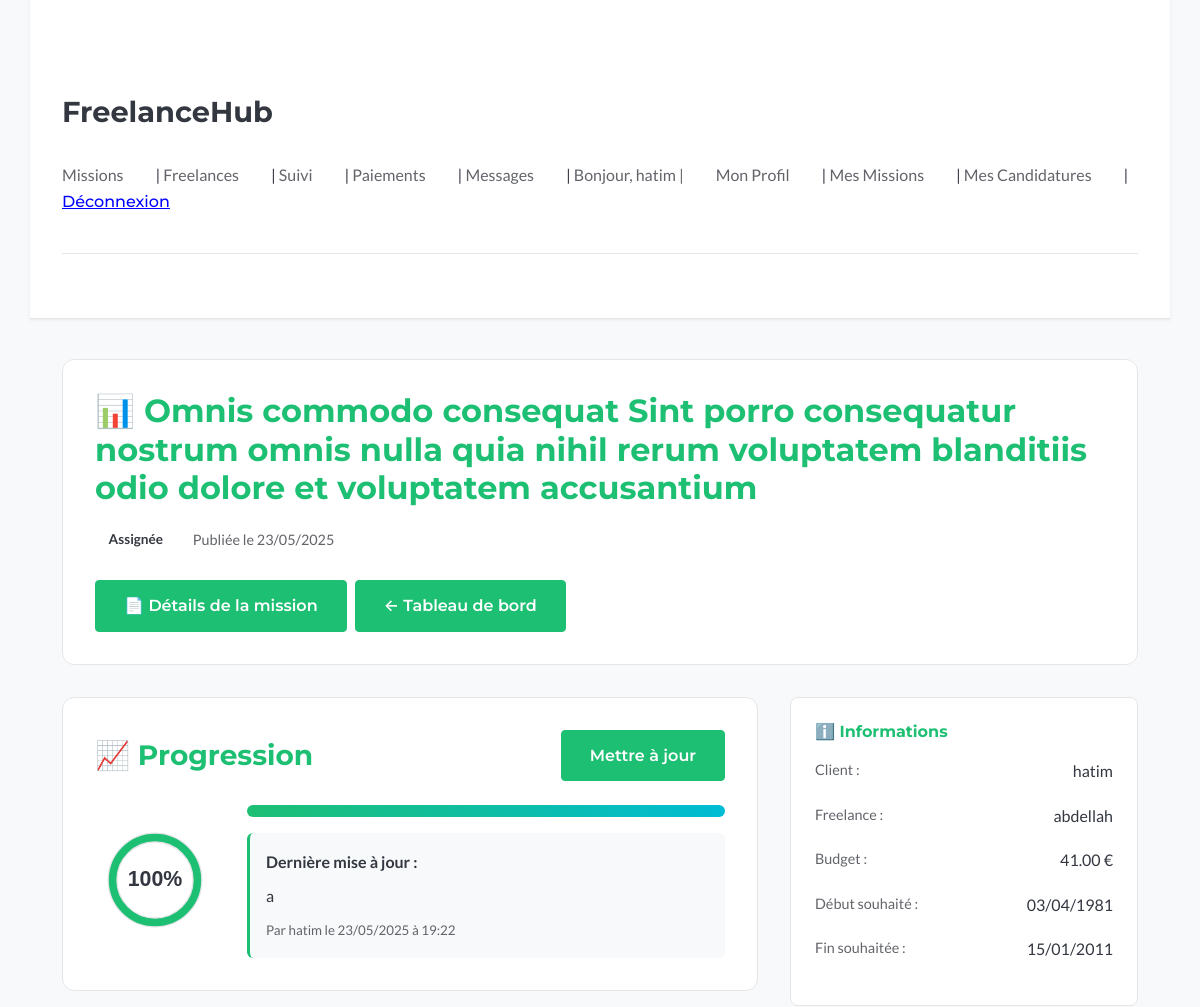
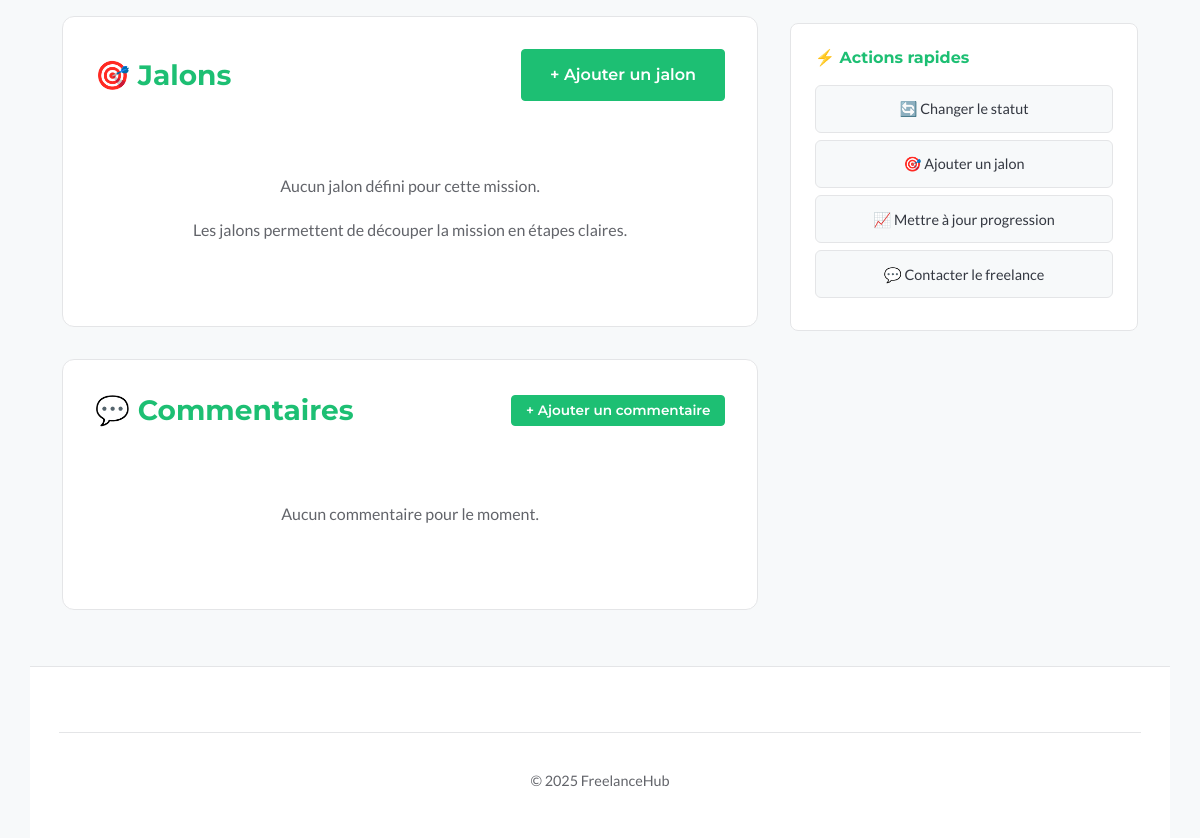
The app's page /missions/6/tracking/ (signed in) with its own data (2 pictures, top to bottom).
### missions/models.py (models this page shows, shortened)
class Mission(models.Model):
    client = models.ForeignKey(
        settings.AUTH_USER_MODEL,
        on_delete=models.CASCADE,  # Si le client est supprimé, ses missions aussi
        related_name="missions_publiees",
        verbose_name="Client",
    )
    titre = models.CharField(max_length=255, verbose_name="Titre de la mission")
    description = models.TextField(verbose_name="Description détaillée")
    competences_requises = models.TextField(
        blank=True, null=True, verbose_name="Compétences requises"
    )  # Ou ManyToMany vers un modèle Skill
    budget_propose = models.DecimalField(
        max_digits=10,
        decimal_places=2,
        blank=True,
        null=True,
        verbose_name="Budget proposé (€)",
    )
    duree_estimee = models.CharField(
        max_length=100, blank=True, null=True, verbose_name="Durée estimée"
    )  # Ex: "2 semaines", "1 mois"
    date_publication = models.DateTimeField(
        auto_now_add=True, verbose_name="Date de publication"
    )  # Se met automatiquement à la création
    date_limite_candidature = models.DateField(
        blank=True, null=True, verbose_name="Date limite pour postuler"
    )
    date_debut_souhaitee = models.DateField(
        blank=True, null=True, verbose_name="Date de début souhaitée"
    )
    date_fin_souhaitee = models.DateField(
        blank=True, null=True, verbose_name="Date de fin souhaitée"
    )
    statut = models.CharField(
        max_length=20,
        choices=MissionStatus.choices,
        default=MissionStatus.OPEN,
        verbose_name="Statut",
    )
    freelance_assigne = models.ForeignKey(
        settings.AUTH_USER_MODEL,
        on_delete=models.SET_NULL,  # Si le freelance est supprimé, la mission n'est plus assignée mais existe toujours
        related_name="missions_assignees",
        blank=True,  # Non obligatoire (au début, pas de freelance assigné)
        null=True,  # Peut être vide en BDD
        verbose_name="Freelance Assigné",
    )
    class Meta:
        verbose_name = "Mission"
        verbose_name_plural = "Missions"
        ordering = [
            "-date_publication"
        ]  # Ordonner par défaut les missions de la plus récente à la plus ancienne

class MissionProgress(models.Model):
    mission = models.OneToOneField(
        Mission,
        on_delete=models.CASCADE,
        related_name="progress",
        verbose_name="Mission",
    )
    pourcentage_completion = models.PositiveIntegerField(
        default=0,
        validators=[MinValueValidator(0), MaxValueValidator(100)],
        verbose_name="Pourcentage de completion (%)",
    )
    derniere_mise_a_jour = models.DateTimeField(
        auto_now=True, verbose_name="Dernière mise à jour"
    )
    mise_a_jour_par = models.ForeignKey(
        settings.AUTH_USER_MODEL,
        on_delete=models.SET_NULL,
        null=True,
        verbose_name="Mis à jour par",
    )
    description_avancement = models.TextField(
        blank=True, null=True, verbose_name="Description de l'avancement"
    )
    class Meta:
        verbose_name = "Progression de mission"
        verbose_name_plural = "Progressions de mission"

### missions/views.py (the view)
# urls.py: path('<int:pk>/tracking/', views.mission_tracking_detail, name='tracking_detail'),
@login_required
def mission_tracking_detail(request, pk):
    mission = get_object_or_404(Mission, pk=pk)
    if not (
        mission.client == request.user or mission.freelance_assigne == request.user
    ):
        messages.error(request, "Vous n'avez pas accès au suivi de cette mission.")
        return redirect("missions:list")
    progress, created = MissionProgress.objects.get_or_create(
        mission=mission,
        defaults={"pourcentage_completion": 0, "mise_a_jour_par": request.user},
    )
    milestones = mission.milestones.all().order_by("ordre", "date_prevue")
    comments = (
        mission.comments.filter(Q(auteur=request.user) | Q(est_prive=False))
        .select_related("auteur")
        .order_by("-date_creation")
    )
    status_updates = mission.status_updates.all().select_related("auteur")[:10]
    user_role = "client" if mission.client == request.user else "freelance"
    context = {
        "mission": mission,
        "progress": progress,
        "milestones": milestones,
        "comments": comments,
        "status_updates": status_updates,
        "user_role": user_role,
        "can_edit_progress": user_role == "freelance" or mission.client == request.user,
        "can_change_status": True,  # Les deux parties peuvent proposer des changements
    }
    return render(request, "missions/tracking_detail.html", context)

### missions/templates/missions/tracking_detail.html (shortened to what this page needs)
{% extends "base.html" %}
{% block content %}
  <div class="tracking-container">
    <div class="mission-header">
      <div class="mission-title">
        <h2>📊 {{ mission.titre }}</h2>
        <div class="mission-meta">
          <span class="mission-status status-{{ mission.statut|lower }}">
            {{ mission.get_statut_display }}
          </span>
          <span class="mission-date">Publiée le {{ mission.date_publication|date:"d/m/Y" }}</span>
        </div>
      </div>
      <div class="mission-actions">
        <a href="{% url 'missions:detail' mission.pk %}" class="button button-secondary">
          📄 Détails de la mission
        </a>
        <a href="{% url 'missions:tracking_dashboard' %}" class="button button-secondary">
          ← Tableau de bord
        </a>
      </div>
    </div>
    <div class="tracking-grid">
      <div class="main-column">
        <section class="progress-section">
          <div class="section-header">
            <h3>📈 Progression</h3>
            {% if can_edit_progress %}
              <a href="{% url 'missions:update_progress' mission.pk %}" class="button button-small">
                Mettre à jour
              </a>
            {% endif %}
          </div>
          <div class="progress-display">
            <div class="progress-circle">
              <svg viewBox="0 0 36 36" class="circular-chart">
                <path class="circle-bg" d="M18 2.0845
                  a 15.9155 15.9155 0 0 1 0 31.831
                  a 15.9155 15.9155 0 0 1 0 -31.831" />
                <path class="circle" stroke-dasharray="{{ progress.pourcentage_completion }}, 100" d="M18 2.0845
                  a 15.9155 15.9155 0 0 1 0 31.831
                  a 15.9155 15.9155 0 0 1 0 -31.831" />
                <text x="18" y="20.35" class="percentage">{{ progress.pourcentage_completion }}%</text>
              </svg>
            </div>
            <div class="progress-info">
              <div class="progress-bar">
                <div class="progress-fill" style="width: {{ progress.pourcentage_completion }}%"></div>
              </div>
              {% if progress.description_avancement %}
                <div class="progress-description">
                  <strong>Dernière mise à jour :</strong>
                  <p>{{ progress.description_avancement|linebreaksbr }}</p>
                  <small>
                    Par {{ progress.mise_a_jour_par.username }} le {{ progress.derniere_mise_a_jour|date:"d/m/Y à H:i" }}
                  </small>
                </div>
              {% else %}
                <p class="no-description">Aucune description d'avancement.</p>
              {% endif %}
            </div>
          </div>
        </section>
        <section class="milestones-section">
          <div class="section-header">
            <h3>🎯 Jalons</h3>
            <a href="{% url 'missions:add_milestone' mission.pk %}" class="button button-small">
              + Ajouter un jalon
            </a>
          </div>
          {% if milestones %}
            <div class="milestones-timeline">
              {% for milestone in milestones %}
                <div class="milestone-item {% if milestone.est_complete %}completed{% elif milestone.is_overdue %}overdue{% endif %}">
                  <div class="milestone-status">
                    <input type="checkbox"
                           class="milestone-checkbox"
                           data-milestone-id="{{ milestone.id }}"
                           {% if milestone.est_complete %}checked{% endif %}>
                  </div>
                  <div class="milestone-content">
                    <div class="milestone-header">
                      <h4 class="milestone-title">{{ milestone.titre }}</h4>
                      <div class="milestone-dates">
                        <span class="milestone-due">📅 {{ milestone.date_prevue|date:"d/m/Y" }}</span>
                        {% if milestone.date_completion %}
                          <span class="milestone-completed">✅ {{ milestone.date_completion|date:"d/m/Y" }}</span>
                        {% endif %}
                      </div>
                    </div>
                    {% if milestone.description %}
                      <p class="milestone-description">{{ milestone.description }}</p>
                    {% endif %}
                    <small class="milestone-creator">
                      Créé par {{ milestone.created_by.username }} le {{ milestone.date_creation|date:"d/m/Y" }}
                    </small>
                  </div>
                </div>
              {% endfor %}
            </div>
          {% else %}
            <div class="no-milestones">
              <p>Aucun jalon défini pour cette mission.</p>
              <p>Les jalons permettent de découper la mission en étapes claires.</p>
            </div>
          {% endif %}
        </section>
        <section class="comments-section">
          <div class="section-header">
            <h3>💬 Commentaires</h3>
            <button class="button button-small" onclick="toggleCommentForm()">
              + Ajouter un commentaire
            </button>
          </div>
          {% if comments %}
            <div class="comments-list">
              {% for comment in comments %}
                <div class="comment-item {% if comment.est_prive %}private{% endif %}">
                  <div class="comment-header">
                    <span class="comment-author">{{ comment.auteur.username }}</span>
                    <span class="comment-date">{{ comment.date_creation|date:"d/m/Y à H:i" }}</span>
                    {% if comment.est_prive %}
                      <span class="private-badge">🔒 Privé</span>
                    {% endif %}
                  </div>
                  <div class="comment-content">
                    {{ comment.contenu|linebreaksbr }}
                  </div>
                </div>
              {% endfor %}
            </div>
          {% else %}
            <div class="no-comments">
              <p>Aucun commentaire pour le moment.</p>
            </div>
          {% endif %}
        </section>
      </div>
      <div class="sidebar-column">
        <div class="mission-info-card">
          <h4>ℹ️ Informations</h4>
          <div class="info-item">
            <label>Client :</label>
            <span>{{ mission.client.username }}</span>
          </div>
          {% if mission.freelance_assigne %}
            <div class="info-item">
              <label>Freelance :</label>
              <span>{{ mission.freelance_assigne.username }}</span>
            </div>
          {% endif %}
          {% if mission.budget_propose %}
            <div class="info-item">
              <label>Budget :</label>
              <span>{{ mission.budget_propose }} €</span>
            </div>
          {% endif %}
          {% if mission.date_debut_souhaitee %}
            <div class="info-item">
              <label>Début souhaité :</label>
              <span>{{ mission.date_debut_souhaitee|date:"d/m/Y" }}</span>
            </div>
          {% endif %}
          {% if mission.date_fin_souhaitee %}
            <div class="info-item">
              <label>Fin souhaitée :</label>
              <span>{{ mission.date_fin_souhaitee|date:"d/m/Y" }}</span>
            </div>
          {% endif %}
        </div>
        <div class="quick-actions-card">
          <h4>⚡ Actions rapides</h4>
          {% if can_change_status %}
            <a href="{% url 'missions:update_status' mission.pk %}" class="action-button">
              🔄 Changer le statut
            </a>
          {% endif %}
          <a href="{% url 'missions:add_milestone' mission.pk %}" class="action-button">
            🎯 Ajouter un jalon
          </a>
          {% if can_edit_progress %}
            <a href="{% url 'missions:update_progress' mission.pk %}" class="action-button">
              📈 Mettre à jour progression
            </a>
          {% endif %}
          {% if mission.client == user and mission.freelance_assigne %}
            <a href="{% url 'messaging:start_conversation' mission.freelance_assigne.pk %}" class="action-button">
              💬 Contacter le freelance
            </a>
          {% elif mission.freelance_assigne == user %}
            <a href="{% url 'messaging:start_conversation' mission.client.pk %}" class="action-button">
              💬 Contacter le client
            </a>
          {% endif %}
        </div>
      </div>
    </div>
  </div>
{% endblock %}

### templates/base.html (shortened to what this page needs)
{% load static %}
<!doctype html>
<html lang="fr">
<head>
    <link rel="stylesheet" href="{% static 'css/style.css' %}">
</head>
<body>
    <header>
        <h1><a href="{% url 'home' %}">FreelanceHub</a></h1>
        <nav>
            <a href="{% url 'missions:list' %}">Missions</a> |
            <a href="{% url 'users:freelance_search' %}">Freelances</a> |
            {% if user.is_authenticated %}
                <a href="{% url 'missions:tracking_dashboard' %}">Suivi</a> |
                <a href="{% url 'payments:dashboard' %}">Paiements</a> |
                <a href="{% url 'messaging:list' %}">Messages</a> |
                <span>Bonjour, {{ user.username }} | </span>
                <a href="{% url 'users:profile' %}">Mon Profil</a> |
                <a href="{% url 'missions:my_missions' %}">Mes Missions</a> |
                <a href="{% url 'missions:my_applications' %}">Mes Candidatures</a> |
                <form action="{% url 'users:logout' %}" method="post" style="display: inline;">
                    <button type="submit" style="background:none; border:none; padding:0; color: blue; text-decoration:underline; cursor:pointer;">Déconnexion</button>
                </form>
            {% else %}
                <a href="{% url 'users:login' %}">Connexion</a> |
                <a href="{% url 'users:register' %}">Inscription</a>
            {% endif %}
        </nav>
        <hr>
    </header>
    <main>
        {% block content %}{% endblock %}
    </main>
    <footer>
        <hr>
        <p>© 2025 FreelanceHub</p>
    </footer>
</body>
</html>

### records on screen
Mission: titre "Omnis commodo consequat Sint porro consequatur nostrum omnis nulla quia nihil rerum voluptatem blanditiis odio dolore et voluptatem accusantium", statut "Assignée", date_publication "23/05/2025", client.username "hatim", freelance_assigne.username "abdellah", budget_propose "41.00", date_debut_souhaitee "03/04/1981", date_fin_souhaitee "15/01/2011"
MissionProgress: pourcentage_completion "100", description_avancement "a", mise_a_jour_par.username "hatim", derniere_mise_a_jour "23/05/2025 à 19:22"

### other values on screen
{{ user.username }} "hatim"
